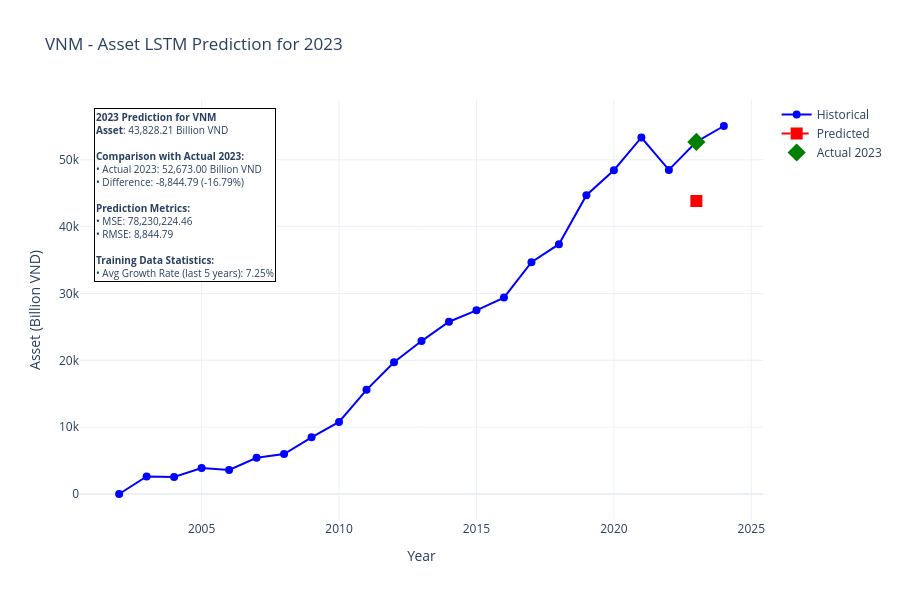

Notebook cell for this chart:
### Code cell
# Predict asset of VNM symbol for user-specified year and visualize
from tensorflow.keras.models import load_model
import numpy as np
import plotly.graph_objects as go
from sklearn.preprocessing import MinMaxScaler
from sklearn.metrics import mean_squared_error
import datetime

# Load the saved model
loaded_model = load_model('balancesheet_lstm_model_all_features.keras')

# Configuration
symbol_prediction = "VNM"
# symbol_prediction = str(input("Enter the symbol you want to predict for 2023: ")).upper()
today = datetime.datetime.today()
look_back = 3
# FIXED: Use the same features as during training
# feature_cols_prediction = ['asset', 'debt', 'equity', 'cash', 'payable']
feature_cols_prediction = ['asset']

# User input for prediction year
prediction_year = 2023
future_years = [2023]

# Get symbol data
df_symbol = df_balance_sheet[df_balance_sheet['symbol'] == symbol_prediction].copy()
df_symbol['year_int'] = df_symbol['year'].str.split('-').str[0].astype(int)

# Check if we have enough data
if len(df_symbol) < look_back + 2:
    print(f"Insufficient data for {symbol_prediction}. Need at least {look_back + 2} years.")
else:
    # Prepare data - Use ALL historical data for fitting the scaler
    data = df_symbol[feature_cols_prediction].values

    # Normalize data using ALL data
    scaler = MinMaxScaler(feature_range=(0, 1))
    scaled_data = scaler.fit_transform(data)

    # Get data up to year before prediction for training
    df_before_prediction = df_symbol[df_symbol['year_int'] < prediction_year].copy().sort_values("year_int", ascending=True)
    data_before_prediction = df_before_prediction[feature_cols_prediction].values

    # Transform (not fit_transform) using the same scaler
    scaled_data_before_prediction = scaler.transform(data_before_prediction)

    # Predict for the specified year(s)
    last_sequence = scaled_data_before_prediction[-look_back:].copy()
    future_predictions = []

    # Calculate number of years to predict
    num_years_to_predict = prediction_year - df_before_prediction['year_int'].max()
    print(f"Number of years to predict: {num_years_to_predict}")

    for _ in range(num_years_to_predict):
        pred_input = last_sequence.reshape(1, look_back, len(feature_cols_prediction))
        pred = loaded_model.predict(pred_input, verbose=0)
        future_predictions.append(pred[0])
        last_sequence = np.vstack([last_sequence[1:], pred[0]])

    # Inverse transform predictions
    future_predictions = scaler.inverse_transform(np.array(future_predictions))

    # Prepare actual data
    actual_data = scaler.inverse_transform(scaled_data)

    # Calculate metrics if actual data is available for prediction year
    actual_prediction_mask = df_symbol['year_int'] == prediction_year
    predicted_value = future_predictions[-1, 0]  # Get the last prediction (target year)

    # Initialize variables for annotation
    annotation_text = ""
    actual_value = None

    if actual_prediction_mask.any():
        actual_values = actual_data[actual_prediction_mask.values].flatten()
        predicted_values = future_predictions[-1]

        mse = mean_squared_error(actual_values, predicted_values)
        rmse = np.sqrt(mse)

        # Calculate training data statistics
        train_data = df_before_prediction[feature_cols_prediction].values
        avg_growth = np.mean(np.diff(train_data[-5:, 0]) / train_data[-5:-1, 0] * 100)

        # Get comparison values
        actual_value = actual_data[actual_prediction_mask.values, 0][0]
        difference = predicted_value - actual_value
        percentage_diff = (difference / actual_value) * 100 if actual_value != 0 else 0

        # Build annotation text
        annotation_text = f"<b>{prediction_year} Prediction for {symbol_prediction}</b><br>"
        annotation_text += f"<b>Asset</b>: {predicted_value:,.2f} Billion VND<br><br>"

        annotation_text += f"<b>Comparison with Actual {prediction_year}:</b><br>"
        annotation_text += f"• Actual {prediction_year}: {actual_value:,.2f} Billion VND<br>"
        annotation_text += f"• Difference: {difference:,.2f} ({percentage_diff:+.2f}%)<br><br>"

        annotation_text += f"<b>Prediction Metrics:</b><br>"
        annotation_text += f"• MSE: {mse:,.2f}<br>"
        annotation_text += f"• RMSE: {rmse:,.2f}<br><br>"

        annotation_text += f"<b>Training Data Statistics:</b><br>"
        annotation_text += f"• Avg Growth Rate (last 5 years): {avg_growth:.2f}%<br>"
        # annotation_text += f"• Training Range: {df_before_prediction['year_int'].min()}-{df_before_prediction['year_int'].max()}<br><br>"
    else:
        annotation_text = f"<b>{prediction_year} Prediction for {symbol_prediction}</b><br>"
        annotation_text += f"<b>Asset</b>: {predicted_value:,.2f} Billion VND<br><br>"
        annotation_text += f"<b>Training Data Statistics:</b><br>"
        train_data = df_before_prediction[feature_cols_prediction].values
        avg_growth = np.mean(np.diff(train_data[-5:, 0]) / train_data[-5:-1, 0] * 100)
        annotation_text += f"• Avg Growth Rate (last 5 years): {avg_growth:.2f}%<br>"
        # annotation_text += f"• Training Range: {df_before_prediction['year_int'].min()}-{df_before_prediction['year_int'].max()}<br>"

    # Create interactive Plotly chart
    fig = go.Figure()

    # Add historical data trace
    fig.add_trace(
        go.Scatter(
            x=df_symbol['year_int'],
            y=actual_data[:, 0],
            mode='lines+markers',
            name='Historical',
            line=dict(color='blue', width=2),
            marker=dict(size=8),
            hovertemplate='Year: %{x}<br>Asset: %{y:,.2f}B VND<extra></extra>'
        )
    )

    # fig.add_trace(
    #     go.Scatter(
    #         x=df_before_prediction['year_int'],
    #         y=actual_data[:len(df_before_prediction), 0],
    #         mode='lines+markers',
    #         name='Training Data',
    #         line=dict(color='purple', width=2),
    #         marker=dict(size=8),
    #         hovertemplate='Year: %{x}<br>Asset: %{y:,.2f}B VND<extra></extra>'
    #     )
    # )

    # Add prediction trace
    fig.add_trace(
        go.Scatter(
            x=future_years,
            y=[future_predictions[-1, 0]],
            mode='lines+markers',
            name='Predicted',
            line=dict(color='red', width=2, dash='dash'),
            marker=dict(color='red', size=12, symbol='square'),
            hovertemplate='Year: %{x}<br>Predicted: %{y:,.2f}B VND<extra></extra>'
        )
    )

    # Add actual point if available
    if actual_prediction_mask.any():
        fig.add_trace(
            go.Scatter(
                x=[prediction_year],
                y=[actual_value],
                mode='markers',
                name=f'Actual {prediction_year}',
                marker=dict(color='green', size=14, symbol='diamond'),
                hovertemplate='Year: %{x}<br>Actual: %{y:,.2f}B VND<extra></extra>'
            )
        )

    # Update layout
    fig.update_layout(
        title=f'{symbol_prediction} - Asset LSTM Prediction for {prediction_year}',
        xaxis_title='Year',
        yaxis_title='Asset (Billion VND)',
        height=600,
        showlegend=True,
        hovermode='x unified',
        template='plotly_white'
    )

    # Add annotation
    if annotation_text:
        fig.add_annotation(
            text=annotation_text,
            xref="paper", yref="paper",
            x=0.02, y=0.98,
            xanchor='left', yanchor='top',
            showarrow=False,
            bgcolor="rgba(255, 255, 255, 0.9)",
            bordercolor="black",
            borderwidth=1,
            font=dict(size=10),
            align='left'
        )

    fig.show()

### Figure 1 — Plotly figure (JSON) as saved in the notebook; plotly's stock layout.template omitted (floating-point values rounded to 4 significant figures)
{"data": [{"hovertemplate": "Year: %{x}<br>Asset: %{y:,.2f}B VND<extra></extra>", "line": {"color": "blue", "width": 2}, "marker": {"size": 8}, "mode": "lines+markers", "name": "Historical", "type": "scatter", "x": [2002, 2003, 2004, 2005, 2006, 2007, 2008, 2009, 2010, 2011, 2012, 2013, 2014, 2015, 2016, 2017, 2018, 2019, 2020, 2021, 2022, 2023, 2024], "y": [0, 2632, 2556, 3898.0, 3601, 5425, 5967, 8482, 10773, 15583, 19698, 22875, 25770, 27478, 29380.0, 34667, 37366, 44700, 48432, 53332, 48483, 52673, 55049]}, {"hovertemplate": "Year: %{x}<br>Predicted: %{y:,.2f}B VND<extra></extra>", "line": {"color": "red", "dash": "dash", "width": 2}, "marker": {"color": "red", "size": 12, "symbol": "square"}, "mode": "lines+markers", "name": "Predicted", "type": "scatter", "x": [2023], "y": [43830.0]}, {"hovertemplate": "Year: %{x}<br>Actual: %{y:,.2f}B VND<extra></extra>", "marker": {"color": "green", "size": 14, "symbol": "diamond"}, "mode": "markers", "name": "Actual 2023", "type": "scatter", "x": [2023], "y": [52673]}], "layout": {"annotations": [{"align": "left", "bgcolor": "rgba(255, 255, 255, 0.9)", "bordercolor": "black", "borderwidth": 1, "font": {"size": 10}, "showarrow": false, "text": "<b>2023 Prediction for VNM</b><br><b>Asset</b>: 43,828.21 Billion VND<br><br><b>Comparison with Actual 2023:</b><br>• Actual 2023: 52,673.00 Billion VND<br>• Difference: -8,844.79 (-16.79%)<br><br><b>Prediction Metrics:</b><br>• MSE: 78,230,224.46<br>• RMSE: 8,844.79<br><br><b>Training Data Statistics:</b><br>• Avg Growth Rate (last 5 years): 7.25%<br>", "x": 0.02, "xanchor": "left", "xref": "paper", "y": 0.98, "yanchor": "top", "yref": "paper"}], "height": 600, "hovermode": "x unified", "showlegend": true, "title": {"text": "VNM - Asset LSTM Prediction for 2023"}, "xaxis": {"title": {"text": "Year"}}, "yaxis": {"title": {"text": "Asset (Billion VND)"}}}}
